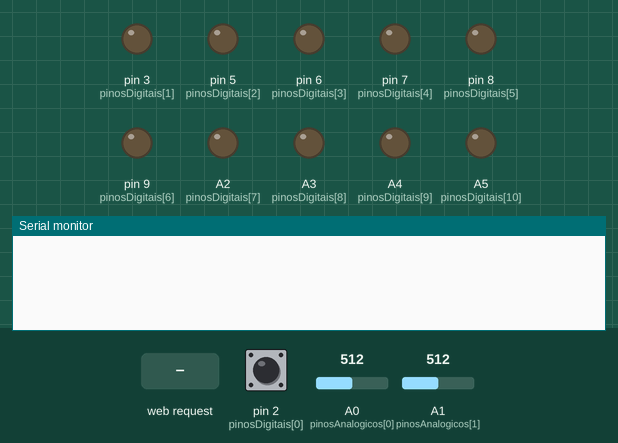
Recording of a sketch running on a simulated Arduino Uno, built with avr-gcc and run on an emulated ATmega328P. Shown: output pins drawn as LEDs (lit = HIGH), the last lines printed to the serial monitor. Inputs (shaded band) come from the test bench; at power-on: pin 2 (pinosDigitais[0]) HIGH, A0 (pinosAnalogicos[0]) = 512, A1 (pinosAnalogicos[1]) = 512. WiFi joins after 1.5 s; servers stay silent unless stated; random numbers use the default seed unless the sketch sets one.

Above: at 1.2 s.
1.3 s: HTTP request GET /? received
At 2.5 s:
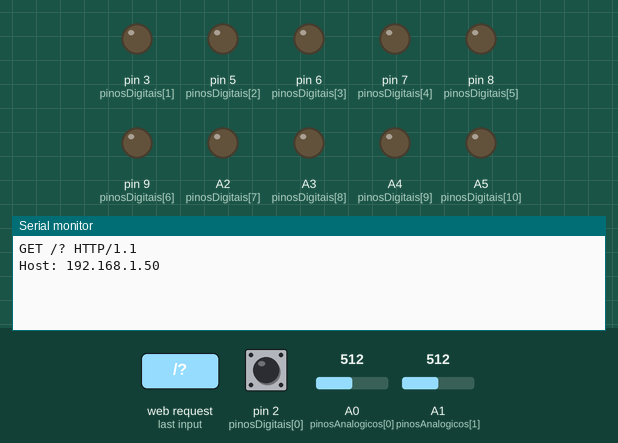
2.8 s: HTTP request GET /index.htm received
At 4.1 s:
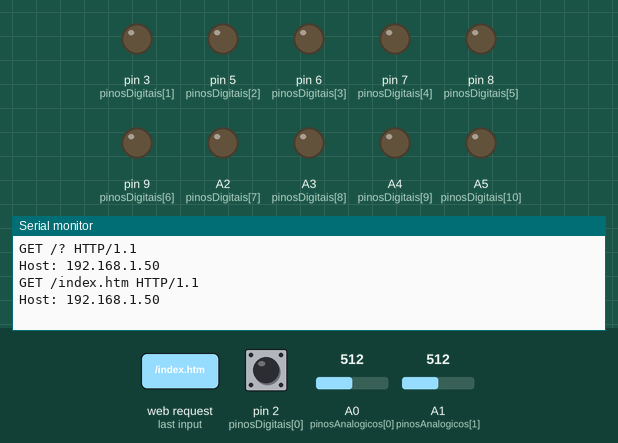

The sketch:

internet_js.ino.ino
```cpp
#include <SPI.h>
#include <Ethernet.h>

#if defined(__AVR_ATmega1280__) || defined(__AVR_ATmega2560__)
    #define qtdePortasDigitaisDoArduino 53
#else
    #define qtdePortasDigitaisDoArduino 13
#endif

byte mac[] = { 0xDE, 0xAD, 0xBE, 0xEF, 0xFE, 0xED };   //Definição do MAC Address da Ethernet Shield
IPAddress ip(169, 254, 22, 100);                       // http://169.254.22.100 - Definição do endereço IP que a Ethernet Shield terá na rede onde estiver conectada. Verifique a Máscara-de-subrede e todos os equipamentos conectados na rede para achar um IP compatível e livre.
EthernetServer server(80);                             // Porta em que a Ethernet Shield irá receber as requisições das páginas (o padrão WEB é a porta 80)

String HTTP_req;
String URLValue;

void processaPorta(byte porta, byte posicao, EthernetClient cl);
void lePortaDigital(byte porta, byte posicao, EthernetClient cl);          //<----- NOVO
void lePortaAnalogica(byte porta, byte posicao, EthernetClient cl);        //<----- NOVO
String getURLRequest(String *requisicao);
bool mainPageRequest(String *requisicao);

const byte qtdePinosDigitais = 11;
byte pinosDigitais[qtdePinosDigitais] = {2           , 3     , 5     , 6     , 7     , 8     , 9     , A2    , A3    , A4    , A5};
byte modoPinos[qtdePinosDigitais]     = {INPUT_PULLUP, OUTPUT, OUTPUT, OUTPUT, OUTPUT, OUTPUT, OUTPUT, OUTPUT, OUTPUT, OUTPUT, OUTPUT};

const byte qtdePinosAnalogicos = 2;
byte pinosAnalogicos[qtdePinosAnalogicos] = {A0, A1};

void setup()
{

    Ethernet.begin(mac, ip);
    server.begin();

    Serial.begin(9600);

    for (int nP=0; nP < qtdePinosDigitais; nP++) {
        pinMode(pinosDigitais[nP], modoPinos[nP]);
    }
}

void loop()
{

    EthernetClient client = server.available();

    if (client) {
        boolean currentLineIsBlank = true;
        while (client.connected()) {
            if (client.available()) {
                char c = client.read();
                HTTP_req += c;

                if (c == '\n' && currentLineIsBlank ) {

                    if ( mainPageRequest(&HTTP_req) ) {
                        URLValue = getURLRequest(&HTTP_req);
                        Serial.println(HTTP_req);

                        client.println("HTTP/1.1 200 OK");
                        client.println("Content-Type: text/html");
                        client.println("Connection: keep-alive");              //<------ ALTERADO
                        client.println();

                        //Conteudo da Página HTML
                        client.println("<!DOCTYPE html>");
                        client.println("<html>");


                        client.println("<head>");
                        client.println("<title>Arduino via WEB</title>");

                        client.println("<script>");
                        client.println("function LeDadosDoArduino() {");
                        client.println("nocache = \"&nocache=\" + Math.random() * 1000000;");
                        client.println("var request = new XMLHttpRequest();");
                        client.println("var posIni;");
                        client.println("var valPosIni;");
                        client.println("var valPosFim;");
                        client.println("request.onreadystatechange = function() {");
                        client.println("if (this.readyState == 4) {");
                        client.println("if (this.status == 200) {");
                        client.println("if (this.responseText != null) {");

                        for (int nL=0; nL < qtdePinosDigitais; nL++) {                                                    //<-------NOVO
                            client.print("posIni = this.responseText.indexOf(\"PD");
                            client.print(pinosDigitais[nL]);
                            client.println("\");");
                            client.println("if ( posIni > -1) {");
                            client.println("valPosIni = this.responseText.indexOf(\"#\", posIni) + 1;");
                            client.println("valPosFim = this.responseText.indexOf(\"|\", posIni);");
                            client.print("document.getElementById(\"pino");
                            client.print(pinosDigitais[nL]);
                            client.println("\").checked = Number(this.responseText.substring(valPosIni, valPosFim));");
                            client.println("}");
                        }

                        for (int nL=0; nL < qtdePinosAnalogicos; nL++) {                                                    //<-------NOVO

                            client.print("posIni = this.responseText.indexOf(\"PA");
                            client.print(pinosAnalogicos[nL]);
                            client.println("\");");
                            client.println("if ( posIni > -1) {");
                            client.println("valPosIni = this.responseText.indexOf(\"#\", posIni) + 1;");
                            client.println("valPosFim = this.responseText.indexOf(\"|\", posIni);");
                            client.print("document.getElementById(\"pino");
                            client.print(pinosAnalogicos[nL]);
                            client.print("\").innerHTML = \"Porta A");
                            client.print(pinosAnalogicos[nL] - (qtdePortasDigitaisDoArduino + 1));
                            client.print(" - Valor: \" + this.responseText.substring(valPosIni, valPosFim);");
                            client.println("}");
                        }

                        client.println("}}}}");
                        client.println("request.open(\"GET\", \"solicitacao_via_ajax\" + nocache, true);");
                        client.println("request.send(null);");
                        client.println("setTimeout('LeDadosDoArduino()', 1000);");
                        client.println("}");
                        client.println("</script>");

                        client.println("</head>");

                        client.println("<body onload=\"LeDadosDoArduino()\">");                      //<------ALTERADO
                        client.println("<h1>PORTAS EM FUN&Ccedil;&Atilde;O ANAL&Oacute;GICA</h1>");

                        for (int nL=0; nL < qtdePinosAnalogicos; nL++) {

                            client.print("<div id=\"pino");                         //<----- NOVO
                            client.print(pinosAnalogicos[nL]);
                            client.print("\">");

                            client.print("Porta A");
                            client.print(pinosAnalogicos[nL] - (qtdePortasDigitaisDoArduino + 1));
                            client.println(" - Valor: ");

                            client.print( analogRead(pinosAnalogicos[nL]) );
                            client.println("</div>");                               //<----- NOVO

                            client.println("<br/>");
                        }

                        client.println("<br/>");
                        client.println("<h1>PORTAS EM FUN&Ccedil;&Atilde;O DIGITAL</h1>");
                        client.println("<form method=\"get\">");

                        for (int nL=0; nL < qtdePinosDigitais; nL++) {
                            processaPorta(pinosDigitais[nL], nL, client);
                            client.println("<br/>");
                        }

                        client.println("<br/>");
                        client.println("<button type=\"submit\">Envia para o Arduino</button>");
                        client.println("</form>");

                        client.println("</body>");

                        client.println("</html>");


                    } else if (HTTP_req.indexOf("solicitacao_via_ajax") > -1) {     //<----- NOVO

                        Serial.println(HTTP_req);

                        client.println("HTTP/1.1 200 OK");
                        client.println("Content-Type: text/html");
                        client.println("Connection: keep-alive");
                        client.println();

                        for (int nL=0; nL < qtdePinosAnalogicos; nL++) {
                            lePortaAnalogica(pinosAnalogicos[nL], nL, client);
                        }
                        for (int nL=0; nL < qtdePinosDigitais; nL++) {
                            lePortaDigital(pinosDigitais[nL], nL, client);
                        }

                    } else {

                        Serial.println(HTTP_req);
                        client.println("HTTP/1.1 200 OK");
                    }
                    HTTP_req = "";
                    break;
                }

                if (c == '\n') {
                    currentLineIsBlank = true;
                }
                else if (c != '\r') {
                    currentLineIsBlank = false;
                }
            }
        }
        delay(1);
        client.stop();
    }
}


void processaPorta(byte porta, byte posicao, EthernetClient cl)
{
static boolean LED_status = 0;
String cHTML;

    cHTML = "P";
    cHTML += porta;
    cHTML += "=";
    cHTML += porta;

    if (modoPinos[posicao] == OUTPUT) {

        if (URLValue.indexOf(cHTML) > -1) {
           LED_status = HIGH;
        } else {
           LED_status = LOW;
        }
        digitalWrite(porta, LED_status);
    } else {

        LED_status = digitalRead(porta);
    }

    cl.print("<input type=\"checkbox\" name=\"P");
    cl.print(porta);
    cl.print("\" value=\"");
    cl.print(porta);

    cl.print("\"");

    cl.print(" id=\"pino");           //<------NOVO
    cl.print(porta);
    cl.print("\"");

    if (LED_status) {
        cl.print(" checked ");
    }

    if (modoPinos[posicao] != OUTPUT) {
        cl.print(" disabled ");
    }

    cl.print(">Porta ");

    if (porta <= 13) {
       cl.print(porta);
    } else {
       cl.print("A");
       cl.print(porta - (qtdePortasDigitaisDoArduino + 1));
    }
    cl.println();
}

void lePortaDigital(byte porta, byte posicao, EthernetClient cl)
{
    if (modoPinos[posicao] != OUTPUT) {
       cl.print("PD");
       cl.print(porta);
       cl.print("#");

       if (digitalRead(porta)) {
          cl.print("1");
       } else {
          cl.print("0");
       }
       cl.println("|");
    }
}


void lePortaAnalogica(byte porta, byte posicao, EthernetClient cl)
{
   cl.print("PA");
   cl.print(porta);
   cl.print("#");

   cl.print(analogRead(porta));

   //especifico para formatar o valor da porta analogica A0
   if (porta == A0) {
      cl.print(" (");
      cl.print(map(analogRead(A0),0,1023,0,179));
      cl.print("&deg;)");
   }

   //especifico para formatar o valor da porta analogica A1
   if (porta == A1) {
      cl.print(" (");
      float voltagem = analogRead(A1) * 5.0 / 1024.0;
      cl.print( (voltagem - 0.5) * 10 );
      cl.print("&deg;C)");
   }

   cl.println("|");
}


String getURLRequest(String *requisicao) {
int inicio, fim;
String retorno;

  inicio = requisicao->indexOf("GET") + 3;
  fim = requisicao->indexOf("HTTP/") - 1;
  retorno = requisicao->substring(inicio, fim);
  retorno.trim();

  return retorno;
}

bool mainPageRequest(String *requisicao) {
String valor;
bool retorno = false;

  valor = getURLRequest(requisicao);
  valor.toLowerCase();

  if (valor == "/") {
     retorno = true;
  }

  if (valor.substring(0,2) == "/?") {
     retorno = true;
  }

  if (valor.substring(0,10) == "/index.htm") {
     retorno = true;
  }

  return retorno;
}
```

Measured:
- after the input at 1.3 s, the serial monitor: prints a new line at once (image 1)
- after the input at 2.8 s, the serial monitor: prints a new line at once (image 2)
